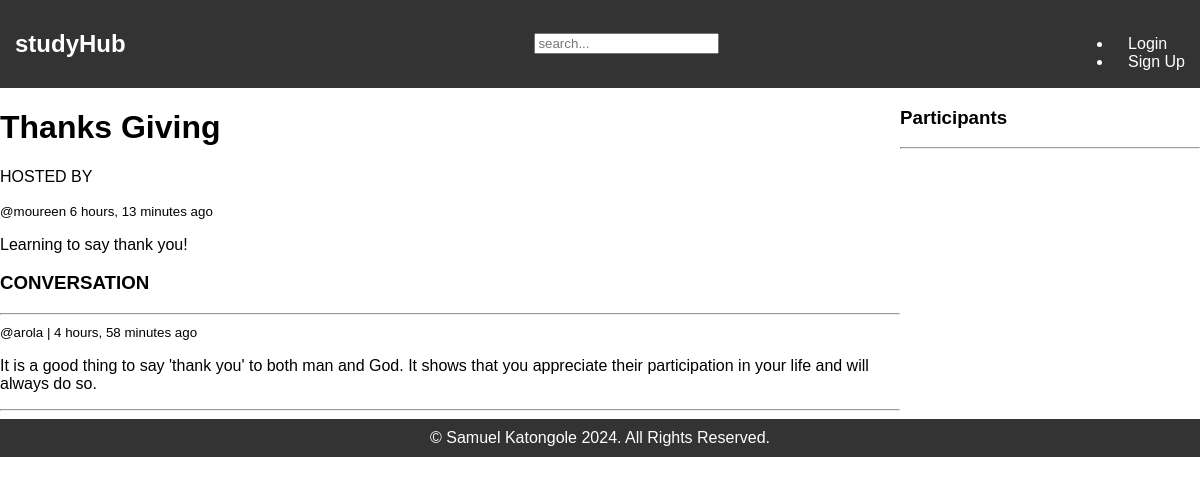
The app's page /room/11/, older data.
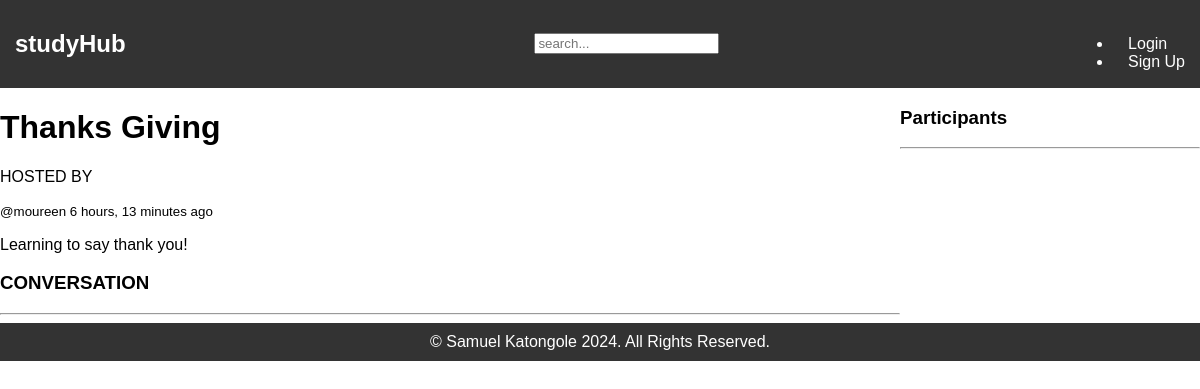
The same page, newer data.
### Rooms/models.py (models this page shows, shortened)
class Post(models.Model): # messages model
    author = models.ForeignKey(User, on_delete=models.CASCADE)
    room = models.ForeignKey(Room, on_delete=models.CASCADE)
    body = models.TextField()
    created_on= models.DateTimeField(auto_now_add=True) # date post created
    updated_on= models.DateTimeField(auto_now=True) # date last edited
    class Meta:
        ordering = ['-updated_on', '-created_on'] # ordered based on those fields

### Rooms/views.py (the view, shortened to what this page needs)
# urls.py: path('room/<str:pk>/',views.room, name='room'),
def room(request, pk):
    roomy = Room.objects.get(id=pk) # get this room
    participants = roomy.participants.all() # get all participants
    room_posts = roomy.post_set.all().order_by('-created_on') # or
    context = {'room':roomy, 'room_posts':room_posts, 'participants':participants}
    return render(request, 'Rooms/room.html',context)

### Rooms/templates/Rooms/room.html (shortened to what this page needs)
{% extends 'parent_hub/base.html' %}
{% block content %}
<div class="room-container">
    <div class="">
        <div class="room-info">
            <h1>{{room.name}}</h1>
            <p>HOSTED BY</p>
            <small>@{{room.host}} {{room.created|timesince}} ago</small>
            <p>{{room.description}}</p>
        </div>
        <div class="comment-wrapper">
            <h3>CONVERSATION</h3>
            <hr>
            {% for post in room_posts %}
            <div class="post">
                <small>@{{post.author}} | {{post.created_on|timesince}} ago</small>
                <p>{{post.body}}</p>
                <hr/>
            </div>
            {% endfor %}
        </div>
    </div>
    <div class="room-participants">
        <h3>Participants</h3>
        <hr>
    </div>
</div>
{% endblock %}

Row changes from the older to the newer data that the page shows:
removed Post: author "arola", created_on "4 hours, 58 minutes", body "It is a good thing to say 'thank you' to both man and God. It shows that you appreciate their participation in your life and will always do so."
